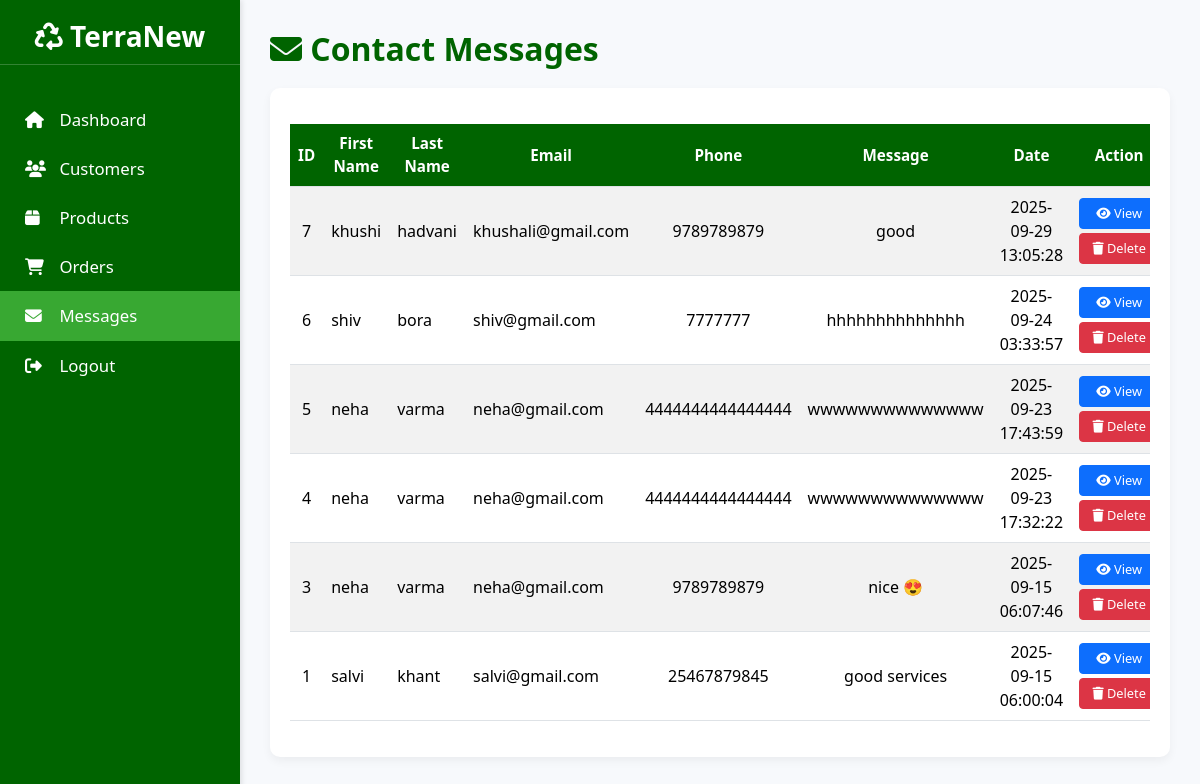
Page /admin/contact_messages.php (signed in) on the committed database.
### tables this page shows
CREATE TABLE `contact_messages` (
  `id` int(11) NOT NULL,
  `first_name` varchar(100) NOT NULL,
  `last_name` varchar(100) NOT NULL,
  `email` varchar(150) NOT NULL,
  `phone` varchar(20) NOT NULL,
  `message` text NOT NULL,
  `created_at` timestamp NOT NULL DEFAULT CURRENT_TIMESTAMP
);

### admin/contact_messages.php (the view, shortened to what this page needs)
<?php
include "config.php";
$messages_q = "SELECT * FROM contact_messages ORDER BY id DESC";
$messages = mysqli_query($con, $messages_q);
?>
<!DOCTYPE html>
<html lang="en">
<head>
<link href="https://cdn.jsdelivr.net/npm/bootstrap@5.3.3/dist/css/bootstrap.min.css" rel="stylesheet">
<link href="https://cdnjs.cloudflare.com/ajax/libs/font-awesome/6.5.0/css/all.min.css" rel="stylesheet">
</head>
<body>
<div class="sidebar">
  <h3 class="text-center mb-4"><i class="fa-solid fa-recycle"></i> TerraNew</h3>
  <a href="admin_dashboard.php"><i class="fa fa-home"></i> Dashboard</a>
  <a href="customers.php"><i class="fa fa-users"></i> Customers</a>
  <a href="products.php"><i class="fa fa-box"></i> Products</a>
  <a href="orders.php"><i class="fa fa-shopping-cart"></i> Orders</a>
  <a href="contact_messages.php"><i class="fa fa-envelope"></i> Messages</a>
  <a href="logout.php"><i class="fa fa-sign-out-alt"></i> Logout</a> </div>
<div class="content">
  <h2><i class="fa fa-envelope"></i> Contact Messages</h2>
  <div class="table-card-container"> <div class="table-responsive">
    <table class="table table-striped table-hover mt-3 align-middle">
      <thead>
        <tr>
          <th>ID</th>
          <th>First Name</th>
          <th>Last Name</th>
          <th>Email</th>
          <th>Phone</th>
          <th>Message</th>
          <th>Date</th>
          <th style="width:160px;">Action</th> </tr>
      </thead>
      <tbody>
        <?php if (mysqli_num_rows($messages) > 0): ?>
          <?php while ($row = mysqli_fetch_assoc($messages)): ?>
            <tr>
              <td><?php echo (int)$row['id']; ?></td>
              <td class="text-start"><?php echo htmlspecialchars($row['first_name']); ?></td>
              <td class="text-start"><?php echo htmlspecialchars($row['last_name']); ?></td>
              <td class="text-start"><?php echo htmlspecialchars($row['email']); ?></td>
              <td><?php echo htmlspecialchars($row['phone']); ?></td>
              <td class="truncate" title="<?php echo htmlspecialchars($row['message']); ?>">
                <?php echo htmlspecialchars(mb_strimwidth($row['message'], 0, 80, "...")); ?>
              </td>
              <td><?php echo htmlspecialchars($row['created_at']); ?></td>
              <td>
                <div class="d-grid gap-1">
                  <button
                    class="btn btn-sm btn-primary view-btn"
                    data-id="<?php echo (int)$row['id']; ?>"
                    data-first="<?php echo htmlspecialchars($row['first_name']); ?>"
                    data-last="<?php echo htmlspecialchars($row['last_name']); ?>"
                    data-email="<?php echo htmlspecialchars($row['email']); ?>"
                    data-phone="<?php echo htmlspecialchars($row['phone']); ?>"
                    data-message="<?php echo htmlspecialchars($row['message']); ?>"
                    data-date="<?php echo htmlspecialchars($row['created_at']); ?>"
                    data-bs-toggle="modal"
                    data-bs-target="#viewModal"
                  >
                    <i class="fa fa-eye"></i> View
                  </button>
                  <a href="?delete=<?php echo (int)$row['id']; ?>"
                     class="btn btn-sm btn-danger"
                     onclick="return confirm('Are you sure you want to delete message #<?php echo (int)$row['id']; ?>?')">
                     <i class="fa fa-trash"></i> Delete
                  </a>
                </div>
              </td>
            </tr>
          <?php endwhile; ?>
        <?php else: ?>
          <tr>
            <td colspan="8" class="text-center text-muted">No messages found.</td>
          </tr>
        <?php endif; ?>
      </tbody>
    </table>
    </div>
  </div>
</div>
</body>
</html>

### admin/contact_messages.php (style rules this page uses)
:root { --tn-primary-green: #006400; --tn-light-green: #38a832; --tn-bg-color: #f7f9fc; --tn-card-shadow: 0 4px 10px rgba(0, 0, 0, 0.05); }
body { background: var(--tn-bg-color); font-family: 'Segoe UI', Tahoma, Geneva, Verdana, sans-serif; }
.sidebar { position: fixed; left: 0; top: 0; height: 100%; width: 240px; background: var(--tn-primary-green); color: #fff; padding-top: 20px; box-shadow: 2px 0 5px rgba(0, 0, 0, 0.1); z-index: 1000; }
.sidebar h3 { font-weight: 700; margin-bottom: 30px !important; padding-bottom: 10px; border-bottom: 1px solid rgba(255, 255, 255, 0.2); }
.sidebar a { display: block; padding: 12px 25px; color: #fff; text-decoration: none; font-size: 1.05rem; transition: background 0.3s, padding-left 0.3s; }
.sidebar a i { margin-right: 10px; width: 20px; }
.sidebar a[href="contact_messages.php"] { background: var(--tn-light-green); }
.content { margin-left: 240px; padding: 30px; }
h2 { color: var(--tn-primary-green); font-weight: 600; margin-bottom: 20px; }
.table-card-container { background: white; padding: 20px; border-radius: 10px; box-shadow: var(--tn-card-shadow); }
.table thead th { background-color: var(--tn-primary-green); color: white; font-size: 0.95rem; font-weight: 600; vertical-align: middle; text-align: center; }
.table td { vertical-align: middle; text-align: center; }
.table-responsive { overflow-x: auto; }
.truncate { max-width: 300px; white-space: nowrap; overflow: hidden; text-overflow: ellipsis; text-align: left; }
.btn-sm { font-size: 0.8rem; padding: 5px 8px; min-width: 80px; }

### rows in the picture
contact_messages: id "7", first_name "khushi", last_name "hadvani", email "khushali@gmail.com", phone "9789789879", message "good", created_at "2025-09-29 13:05:28"
contact_messages: id "6", first_name "shiv", last_name "bora", email "shiv@gmail.com", phone "7777777", message "hhhhhhhhhhhhhh", created_at "2025-09-24 03:33:57"
contact_messages: id "5", first_name "neha", last_name "varma", email "neha@gmail.com", phone "4444444444444444", message "wwwwwwwwwwwwww", created_at "2025-09-23 17:43:59"
contact_messages: id "4", first_name "neha", last_name "varma", email "neha@gmail.com", phone "4444444444444444", message "wwwwwwwwwwwwww", created_at "2025-09-23 17:32:22"
contact_messages: id "3", first_name "neha", last_name "varma", email "neha@gmail.com", phone "9789789879", message "nice 😍", created_at "2025-09-15 06:07:46"
contact_messages: id "1", first_name "salvi", last_name "khant", email "salvi@gmail.com", phone "25467879845", message "good services", created_at "2025-09-15 06:00:04"
